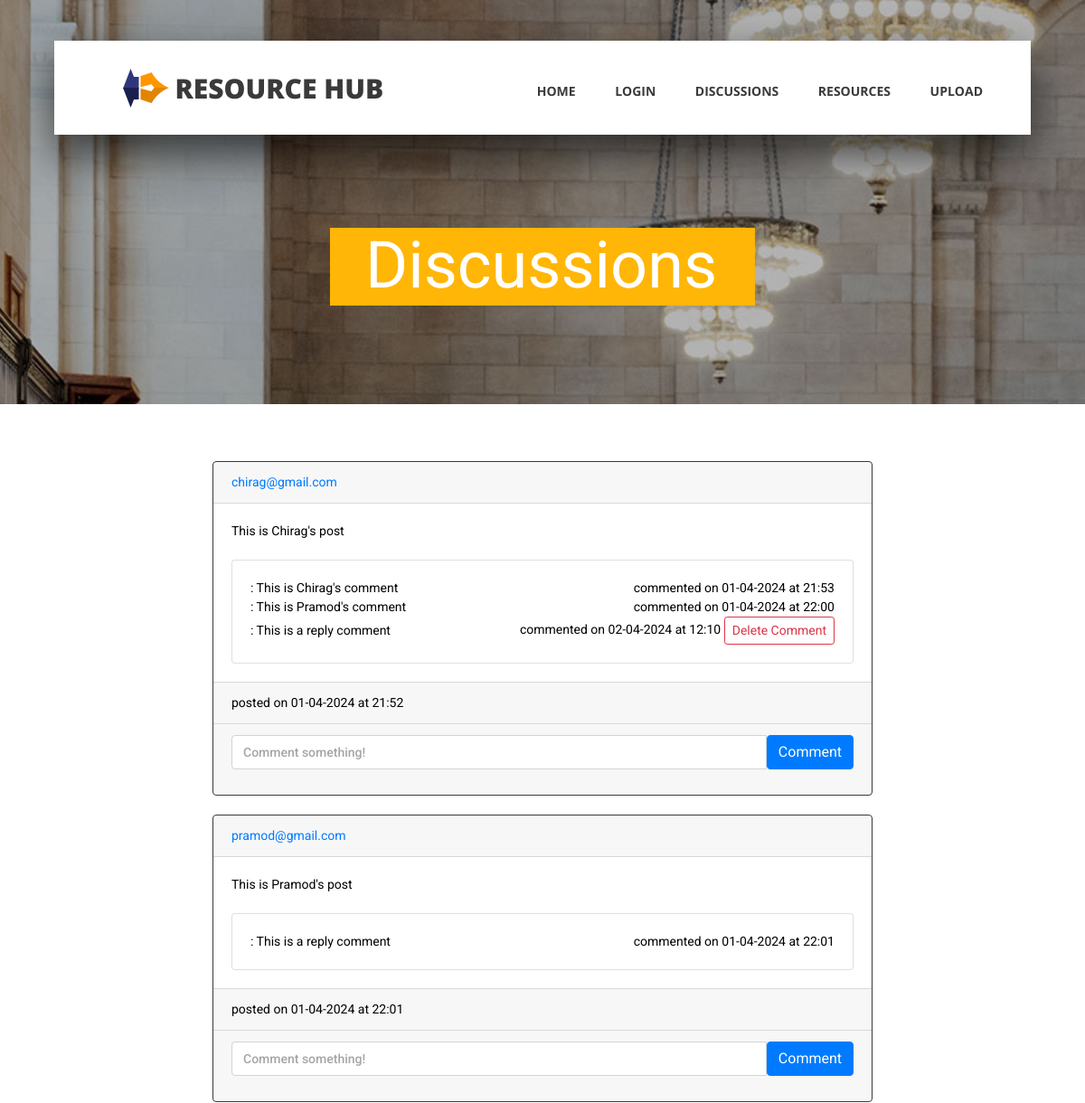
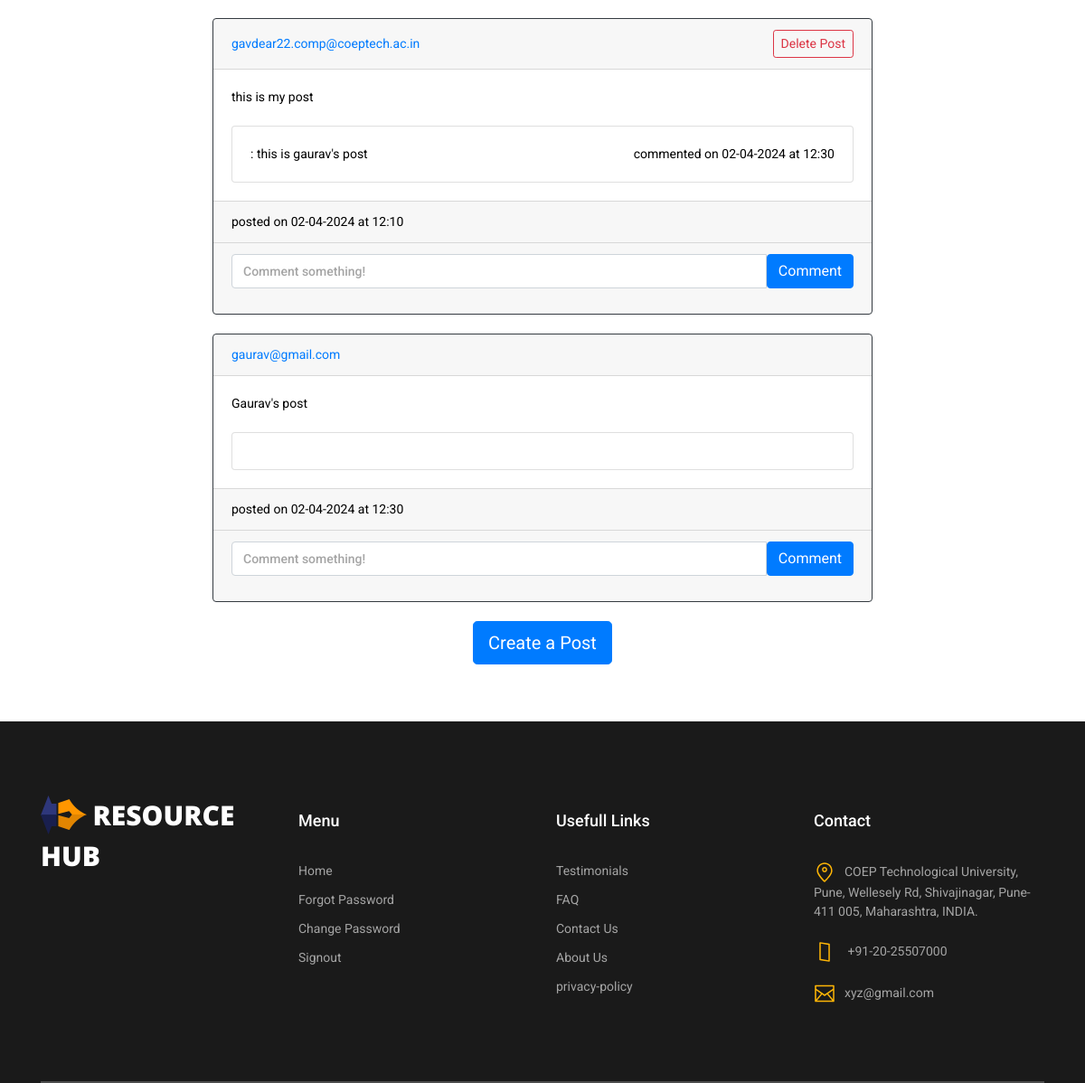
Screenshot of /posts (signed in) with the database file from the repository (2 pictures, top to bottom).
### app.py (models this page shows)
class Post(db.Model):
    id = db.Column(db.Integer, primary_key=True)
    text = db.Column(db.Text, nullable=False)
    date_created = db.Column(db.DateTime, default=datetime.now)
    author_id = db.Column(db.Integer, db.ForeignKey('user.id', ondelete="CASCADE"), nullable=False)
    comments = db.relationship('Comment', backref='post', passive_deletes=True)

class User(db.Model, UserMixin):
    id = db.Column(db.Integer, primary_key=True)
    name = db.Column(db.String(100))
    username = db.Column(db.String(50), unique=True)
    password = db.Column(db.String(100))
    user_type = db.Column(db.String(10))
    resources = db.relationship('Resource', backref="user")
    posts = db.relationship('Post', backref="user", passive_deletes=True)

class Comment(db.Model):
    id = db.Column(db.Integer, primary_key=True)
    text = db.Column(db.String(200), nullable=False)
    date_created = db.Column(db.DateTime, default=datetime.now)
    user_id = db.Column(db.Integer, db.ForeignKey('user.id', ondelete="CASCADE"), nullable=False)
    post_id = db.Column(db.Integer, db.ForeignKey('post.id', ondelete="CASCADE"), nullable=False)

### app.py (the view)
@app.route("/posts")
@login_required
def posts():
    posts = Post.query.all()
    user_id = current_user.id if current_user.is_authenticated else None
    return render_template("posts.html", author_id=user_id, posts=posts)

### app.py (called while the page is built)
@login_manager.user_loader
def load_user(user_id):
    return User.query.get(int(user_id))

### templates/posts.html (shortened to what this page needs)
<!DOCTYPE html>
<html lang="en">
<head>
	<link rel="stylesheet" type="text/css" href="../static/styles/bootstrap4/bootstrap.min.css">
	<link href="../static/plugins/fontawesome-free-5.0.1/css/fontawesome-all.css" rel="stylesheet" type="text/css">
	<link rel="stylesheet" type="text/css" href="../static/styles/contact_styles.css">
	<link rel="stylesheet" type="text/css" href="../static/styles/contact_responsive.css">
</head>
<body>
	<div class="super_container">
		<header class="header d-flex flex-row">
			<div class="header_content d-flex flex-row align-items-center">
				<div class="logo_container">
					<div class="logo">
						<img src="../static/images/logo.png" alt="">
						<span>Resource Hub</span>
					</div>
				</div>
				<nav class="main_nav_container">
					<div class="main_nav">
						<ul class="main_nav_list">
							<li class="main_nav_item"><a href="/">Home</a></li>
							<li class="main_nav_item"><b><a href="/login">Login</b></a></li>
							<li class="main_nav_item"><a href="/posts">Discussions</a></li>
							<li class="main_nav_item"><b><a href="/select">Resources</b></a></li>
							<li class="main_nav_item"><b><a href="/upload">Upload</a></b></a></li>
						</ul>
					</div>
				</nav>
			</div>
		</header>
			</div>
		{% block content %}
    <div class="home">
        <div class="home_background_container prlx_parent">
            <div class="home_background prlx" style="background-image:url(../static/images/contact_background.jpg)">
            </div>
        </div>
        <div class="home_content">
            <h1>Discussions</h1>
        </div>
    </div>
	<div class = "container">
		<div class = "row justify-content-center">
		<div class="col-8">
    <div id="posts">
		<br><br><br>
        {% for post in posts %}
        <div class="card border-dark">
            <div class="card-header d-flex justify-content-between align-items-center">
                <a href="/posts/{{ post.user.username }}">{{ post.user.username }}</a>
				{% if current_user.id == post.author_id %}
                	<a href="{{ url_for('delete_post', id=post.id)}}" class="btn btn-outline-danger btn-sm">Delete Post</a>
				{% endif %}
            </div>
            <div class="card-body">
                <div class="card-text">{{ post.text }}</div>
                <br/>
                <div class="card">
                    <div class="card-body">
                        {% for comment in post.comments %}
                        <div class="d-flex justify-content-between align-items-center">
                            <div>
                                <a href="/posts/{{ comment.user_id.username }}">{{ comment.user_id.username }}</a>:
                                {{ comment.text }}
                            </div>
                            <div>
                                commented on {{ comment.date_created.strftime("%d-%m-%Y") }} at {{ comment.date_created.strftime("%H:%M") }}
                                {% if current_user.id == comment.user_id %}
									<a href="{{ url_for('delete_comment', comment_id=comment.id)}}" class="btn btn-outline-danger btn-sm">Delete Comment</a>
                                {% endif %}
                            </div>
                        </div>
                        {% endfor %}
                    </div>
                </div>
            </div>
            <div class="card-footer">posted on {{ post.date_created.strftime("%d-%m-%Y") }} at {{ post.date_created.strftime("%H:%M") }}</div>
            <div class="card-footer">
                <form method="POST" action="/create-comment/{{ post.id }}">
                    <div class="input-group mb-3">
                        <input type="text" id="text" name="text" class="form-control"
                               placeholder="Comment something!"/>
                        <button type="submit" class="btn btn-primary">Comment</button>
                    </div>
                </form>
            </div>
        </div>
        <br/> {% endfor %}
    </div>
    {% block footer %}
    <div class="d-flex justify-content-center">
        <a href="/create-post"><button type="button" class="btn btn-lg btn-primary">Create a Post</button></a>
    </div><br><br><br>
    {% endblock %}
{% endblock %}
</div>
</div>
</div>
	<footer class="footer">
		<div class="container">
					<div class="col">
				<div class="row">
					<div class="col text-center">
					</div>
				</div>
			</div>
			<div class="footer_content">
				<div class="row">
					<div class="col-lg-3 footer_col">
						<div class="logo_container">
							<div class="logo">
								<img src="../static/images/logo.png" alt="">
								<span>Resource Hub</span>
							</div>
						</div>
					</div>
					<div class="col-lg-3 footer_col">
						<div class="footer_column_title">Menu</div>
						<div class="footer_column_content">
							<ul>
							<li class="footer_list_item"><a href="/">Home</a></li>
							<li class="footer_list_item"><a href="/forgot_password">Forgot Password</a></li>
							<li class="footer_list_item"><a href="/change-password-form">Change Password</a></li>
							<li class="footer_list_item"><a href="/logout">Signout</a></a></li>
							</ul>
						</div>
					</div>
					<div class="col-lg-3 footer_col">
						<div class="footer_column_title">Usefull Links</div>
						<div class="footer_column_content">
							<ul>
								<li class="footer_list_item"><a href="/testimonials">Testimonials</a></li>
								<li class="footer_list_item"><a href="FAQ">FAQ</a></li>
								<li class="footer_list_item"><a href="/contact">Contact Us</a></li>
								<li class="footer_list_item"><a href="/aboutus">About Us</a></li>
								<li class="footer_list_item"><a href="/privacy">privacy-policy</a></li>
							</ul>
						</div>
					</div>
					<div class="col-lg-3 footer_col">
						<div class="footer_column_title">Contact</div>
						<div class="footer_column_content">
							<ul>
								<li class="footer_contact_item">
									<div class="footer_contact_icon">
										<img src="../static/images/placeholder.svg" alt="https://www.flaticon.com/authors/lucy-g">
									</div>COEP Technological University, Pune, Wellesely Rd, Shivajinagar, Pune-411 005,
									Maharashtra, INDIA.
								</li>
								<li class="footer_contact_item">
									<div class="footer_contact_icon">
										<img src="../static/images/smartphone.svg" alt="https://www.flaticon.com/authors/lucy-g">
									</div>
									+91-20-25507000
								</li>
								<li class="footer_contact_item">
									<div class="footer_contact_icon">
										<img src="../static/images/envelope.svg" alt="https://www.flaticon.com/authors/lucy-g">
									</div>xyz@gmail.com
								</li>
							</ul>
						</div>
					</div>
				</div>
			</div>
		</div>
	</footer>
</body>
</html>

### static/styles/contact_styles.css (style rules this page uses)
* { margin: 0; padding: 0; -webkit-font-smoothing: antialiased; -webkit-text-shadow: rgba(0,0,0,.01) 0 0 1px; text-shadow: rgba(0,0,0,.01) 0 0 1px; }
body { font-family: 'Roboto', sans-serif; font-size: 14px; font-weight: 400; background: #FFFFFF; color: #000000; }
div { display: block; position: relative; -webkit-box-sizing: border-box; -moz-box-sizing: border-box; box-sizing: border-box; }
ul { list-style: none; margin-bottom: 0px; }
a, a:hover, a:visited, a:active, a:link { text-decoration: none; -webkit-font-smoothing: antialiased; -webkit-text-shadow: rgba(0,0,0,.01) 0 0 1px; text-shadow: rgba(0,0,0,.01) 0 0 1px; }
h1 { font-size: 36px; }
h1, h2, h3, h4, h5, h6 { font-family: 'Roboto', sans-serif; -webkit-font-smoothing: antialiased; -webkit-text-shadow: rgba(0,0,0,.01) 0 0 1px; text-shadow: rgba(0,0,0,.01) 0 0 1px; }
.form-control { color: #db5246; }
.super_container { width: 100%; overflow: hidden; }
.prlx_parent { overflow: hidden; }
.prlx { height: 130% !important; }
.header { position: fixed; top: 45px; left: 50%; -webkit-transform: translateX(-50%); -moz-transform: translateX(-50%); -ms-transform: translateX(-50%); -o-transform: translateX(-50%); transform: translateX(-50%); width: 1318px; height: 104px; background: #FFFFFF; z-index: 10; -webkit-transition: all 200ms ease; -moz-transition: all 200ms ease; -ms-transition: all 200ms ease; -o-transition: all 200ms ease; transition: all 200ms ease; }
.header_content { width: calc(100% - 279px); height: 100%; }
.header_content::before { display: block; position: absolute; top: 0; left: 0; width: 100%; height: 100%; content: ''; box-shadow: 0px 20px 49px rgba(0,0,0,0.67); z-index: -1; }
.logo_container { display: inline-block; padding-left: 76px; }
.logo span { font-family: 'Open Sans', sans-serif; font-size: 30px; font-weight: 900; color: #3a3a3a; vertical-align: middle; text-transform: uppercase; margin-left: 3px; }
.main_nav_container { display: inline-block; margin-left: auto; padding-right: 93px; }
.main_nav { margin-top: 7px; }
.main_nav_item { display: inline-block; margin-right: 40px; }
.main_nav_item:last-child { margin-right: 0px; }
.main_nav_item a { font-family: 'Open Sans', sans-serif; font-size: 14px; text-transform: uppercase; font-weight: 700; color: #3a3a3a; -webkit-transition: all 200ms ease; -moz-transition: all 200ms ease; -ms-transition: all 200ms ease; -o-transition: all 200ms ease; transition: all 200ms ease; }
.home { width: 100%; height: 447px; }
.home_background_container { position: absolute; top: 0; left: 0; width: 100%; height: 100%; }
.home_background { width: 100%; height: 100%; background-repeat: no-repeat; background-size: cover; background-position: center center; }
.home_content { position: absolute; left: 50%; bottom: 109px; -webkit-transform: translateX(-50%); -moz-transform: translateX(-50%); -ms-transform: translateX(-50%); -o-transform: translateX(-50%); transform: translateX(-50%); background: #ffb606; padding-top: 24px; padding-bottom: 18px; padding-left: 39px; padding-right: 42px; }
.home_content h1 { font-size: 72px; font-weight: 400; color: #FFFFFF; line-height: 0.5; white-space: nowrap; }
.footer { width: 100%; padding-top: 00px; background: #1a1a1a; }
.footer_content { padding-top: 80px; padding-bottom: 83px; border-bottom: solid 2px #4d4e4e; }
.footer_content .logo_container { padding-left: 0px; }
.footer_content .logo span { color: #FFFFFF; }
.footer_column_title { font-size: 18px; font-weight: 500; color: #FFFFFF; padding-top: 15px; }
.footer_column_content { margin-top: 32px; }
.footer_list_item { margin-bottom: 11px; }
.footer_list_item a { font-size: 14px; color: #a5a5a5; -webkit-transition: all 200ms ease; -moz-transition: all 200ms ease; -ms-transition: all 200ms ease; -o-transition: all 200ms ease; transition: all 200ms ease; }
.footer_contact_item { font-size: 14px; font-weight: 400; color: #a5a5a5; margin-bottom: 22px; }
.footer_contact_item:last-child { margin-bottom: 0px; }
.footer_contact_icon { display: inline-block; width: 24px; height: 24px; vertical-align: middle; margin-right: 10px; }
.footer_contact_icon img { width: 100%; }

### rows the page displays
Post: user.username "chirag@gmail.com", text "This is Chirag's post", date_created "01-04-2024", date_created "21:52"
Comment: text "This is Chirag's comment", date_created "01-04-2024", date_created "21:53"
Comment: text "This is Pramod's comment", date_created "01-04-2024", date_created "22:00"
Comment: text "This is a reply comment", date_created "02-04-2024", date_created "12:10"
Post: user.username "pramod@gmail.com", text "This is Pramod's post", date_created "01-04-2024", date_created "22:01"
Comment: text "This is a reply comment", date_created "01-04-2024", date_created "22:01"
Post: user.username "gavdear22.comp@coeptech.ac.in", text "this is my post", date_created "02-04-2024", date_created "12:10"
Comment: text "this is gaurav's post", date_created "02-04-2024", date_created "12:30"
Post: user.username "gaurav@gmail.com", text "Gaurav's post", date_created "02-04-2024", date_created "12:30"
